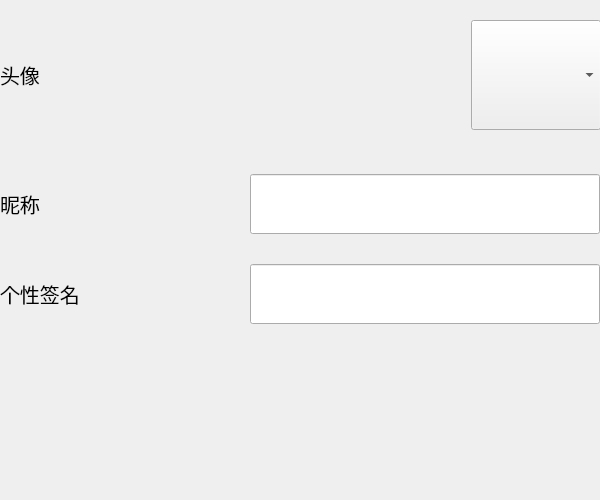
<?xml version="1.0" encoding="UTF-8"?>
<ui version="4.0">
 <class>ChanegInfoDialog</class>
 <widget class="QDialog" name="ChanegInfoDialog">
  <property name="geometry">
   <rect>
    <x>0</x>
    <y>0</y>
    <width>600</width>
    <height>500</height>
   </rect>
  </property>
  <property name="minimumSize">
   <size>
    <width>600</width>
    <height>500</height>
   </size>
  </property>
  <property name="maximumSize">
   <size>
    <width>600</width>
    <height>500</height>
   </size>
  </property>
  <property name="windowTitle">
   <string>Dialog</string>
  </property>
  <widget class="QWidget" name="widget" native="true">
   <property name="geometry">
    <rect>
     <x>0</x>
     <y>0</y>
     <width>601</width>
     <height>150</height>
    </rect>
   </property>
   <property name="minimumSize">
    <size>
     <width>601</width>
     <height>150</height>
    </size>
   </property>
   <property name="maximumSize">
    <size>
     <width>601</width>
     <height>150</height>
    </size>
   </property>
   <layout class="QGridLayout" name="gridLayout_2">
    <item row="0" column="0">
     <widget class="QLabel" name="label">
      <property name="font">
       <font>
        <family>华文行楷</family>
        <pointsize>15</pointsize>
       </font>
      </property>
      <property name="text">
       <string>头像</string>
      </property>
     </widget>
    </item>
    <item row="0" column="1">
     <widget class="QComboBox" name="cb_icon">
      <property name="minimumSize">
       <size>
        <width>130</width>
        <height>110</height>
       </size>
      </property>
      <property name="maximumSize">
       <size>
        <width>130</width>
        <height>110</height>
       </size>
      </property>
      <property name="maxVisibleItems">
       <number>4</number>
      </property>
     </widget>
    </item>
   </layout>
  </widget>
  <widget class="QWidget" name="widget_2" native="true">
   <property name="geometry">
    <rect>
     <x>0</x>
     <y>150</y>
     <width>600</width>
     <height>200</height>
    </rect>
   </property>
   <property name="minimumSize">
    <size>
     <width>600</width>
     <height>200</height>
    </size>
   </property>
   <property name="maximumSize">
    <size>
     <width>600</width>
     <height>200</height>
    </size>
   </property>
   <layout class="QGridLayout" name="gridLayout">
    <item row="0" column="0">
     <widget class="QLabel" name="label_2">
      <property name="font">
       <font>
        <family>华文行楷</family>
        <pointsize>15</pointsize>
       </font>
      </property>
      <property name="text">
       <string>昵称</string>
      </property>
     </widget>
    </item>
    <item row="0" column="1">
     <widget class="QLineEdit" name="le_name">
      <property name="minimumSize">
       <size>
        <width>350</width>
        <height>60</height>
       </size>
      </property>
      <property name="maximumSize">
       <size>
        <width>350</width>
        <height>60</height>
       </size>
      </property>
      <property name="clearButtonEnabled">
       <bool>true</bool>
      </property>
     </widget>
    </item>
    <item row="1" column="0">
     <widget class="QLabel" name="label_3">
      <property name="font">
       <font>
        <family>华文行楷</family>
        <pointsize>15</pointsize>
       </font>
      </property>
      <property name="text">
       <string>个性签名</string>
      </property>
     </widget>
    </item>
    <item row="1" column="1">
     <widget class="QLineEdit" name="le_feeling">
      <property name="minimumSize">
       <size>
        <width>350</width>
        <height>60</height>
       </size>
      </property>
      <property name="maximumSize">
       <size>
        <width>350</width>
        <height>60</height>
       </size>
      </property>
      <property name="clearButtonEnabled">
       <bool>true</bool>
      </property>
     </widget>
    </item>
   </layout>
  </widget>
 </widget>
 <resources/>
 <connections/>
</ui>
